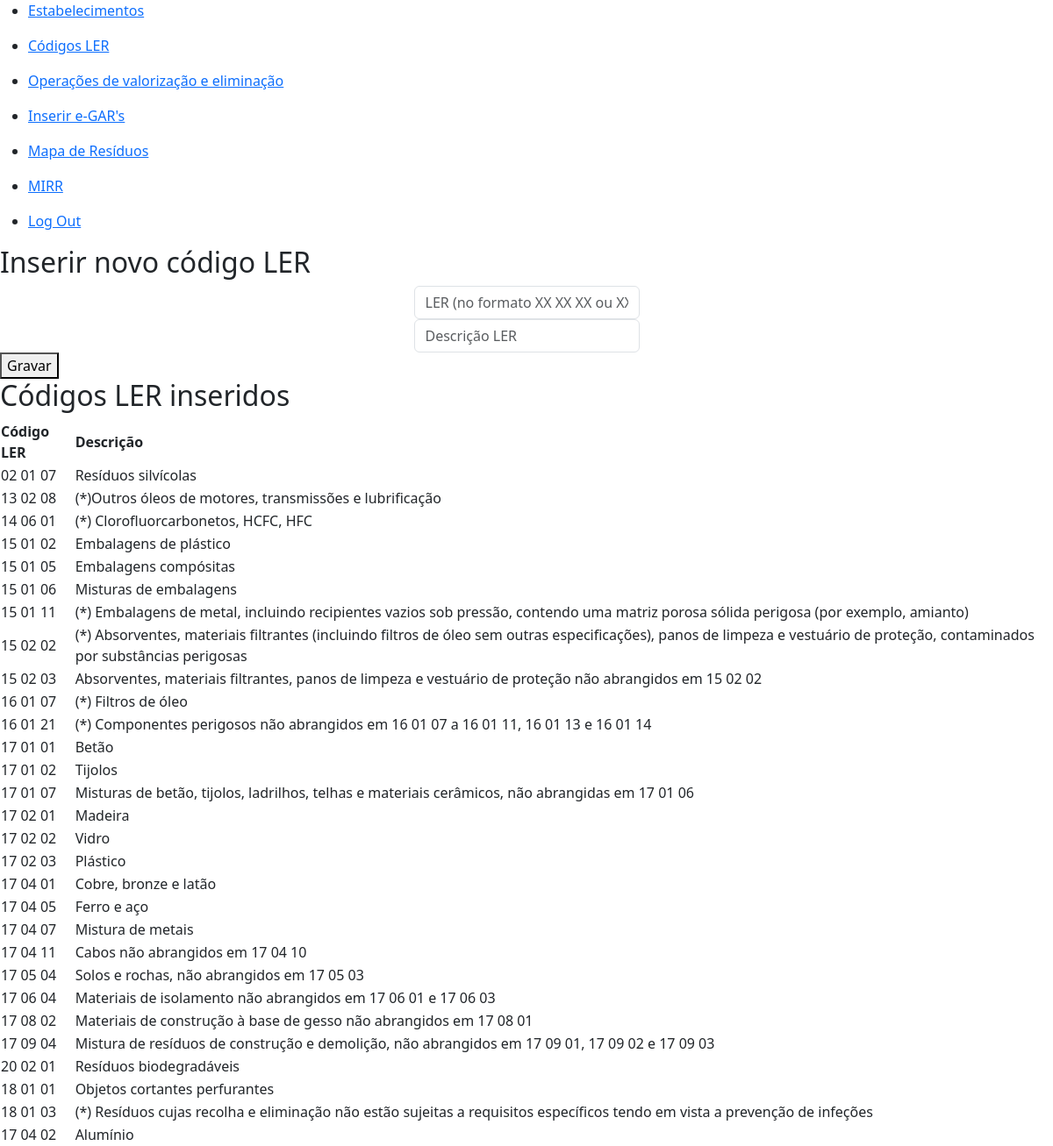
Screenshot of /codler_description (signed in) with the database file from the repository.
### tables this page shows
CREATE TABLE codler_description (
    codLER TEXT NOT NULL UNIQUE,
    description TEXT NOT NULL
);

### app.py (the view, shortened to what this page needs)
@app.route("/codler_description", methods=["GET", "POST"])
@login_required
def codler_description():
    if request.method == "GET":
        all_codLER = db.execute("SELECT * FROM codler_description")
        return render_template("codler_description.html", all_codLER=all_codLER)

### helpers.py (called while the page is built)
def login_required(f):
    @wraps(f)
    def decorated_function(*args, **kwargs):
        if session.get("user_id") is None:
            return redirect("/login")
        return f(*args, **kwargs)
    return decorated_function

### templates/codler_description.html (shortened to what this page needs)
{% extends "layout.html" %}
{% block main %}
<h2>Inserir novo código LER</h2>
<form action="/codler_description" method="post">
    <div>
        <input autocomplete="off" autofocus class="form-control mx-auto w-auto" name="codLER" placeholder="LER (no formato XX XX XX ou XXXXXX)" type="text">
    </div>
    <div>
        <input autocomplete="off" autofocus class="form-control mx-auto w-auto" name="description" placeholder="Descrição LER" type="text">
    </div>
    <button type="submit">Gravar</button>
</form>
<h2>Códigos LER inseridos</h2>
<table style="width:100%">
    <thead>
        <tr>
            <th>Código LER</th>
            <th>Descrição</th>
        </tr>
    </thead>
    <tbody>
        {% for row in all_codLER %}
        <tr>
            <td>{{ row.codLER }}</td>
            <td>{{ row.description }}</td>
        </tr>
        {% endfor %}
    </tbody>
</table>
{% endblock %}

### rows the page displays
codler_description: codLER "02 01 07", description "Resíduos silvícolas"
codler_description: codLER "13 02 08", description "(*)Outros óleos de motores, transmissões e lubrificação"
codler_description: codLER "14 06 01", description "(*) Clorofluorcarbonetos, HCFC, HFC"
codler_description: codLER "15 01 02", description "Embalagens de plástico"
codler_description: codLER "15 01 05", description "Embalagens compósitas"
codler_description: codLER "15 01 06", description "Misturas de embalagens"
codler_description: codLER "15 01 11", description "(*) Embalagens de metal, incluindo recipientes vazios sob pressão, contendo uma matriz porosa sólida perigosa (por exemplo, amianto)"
codler_description: codLER "15 02 02", description "(*) Absorventes, materiais filtrantes (incluindo filtros de óleo sem outras especificações), panos de limpeza e vestuário de proteção, contaminados por substâncias perigosas"
codler_description: codLER "15 02 03", description "Absorventes, materiais filtrantes, panos de limpeza e vestuário de proteção não abrangidos em 15 02 02"
codler_description: codLER "16 01 07", description "(*) Filtros de óleo"
codler_description: codLER "16 01 21", description "(*) Componentes perigosos não abrangidos em 16 01 07 a 16 01 11, 16 01 13 e 16 01 14"
codler_description: codLER "17 01 01", description "Betão"
codler_description: codLER "17 01 02", description "Tijolos"
codler_description: codLER "17 01 07", description "Misturas de betão, tijolos, ladrilhos, telhas e materiais cerâmicos, não abrangidas em 17 01 06"
codler_description: codLER "17 02 01", description "Madeira"
codler_description: codLER "17 02 02", description "Vidro"
codler_description: codLER "17 02 03", description "Plástico"
codler_description: codLER "17 04 01", description "Cobre, bronze e latão"
codler_description: codLER "17 04 05", description "Ferro e aço"
codler_description: codLER "17 04 07", description "Mistura de metais"
codler_description: codLER "17 04 11", description "Cabos não abrangidos em 17 04 10"
codler_description: codLER "17 05 04", description "Solos e rochas, não abrangidos em 17 05 03"
codler_description: codLER "17 06 04", description "Materiais de isolamento não abrangidos em 17 06 01 e 17 06 03"
codler_description: codLER "17 08 02", description "Materiais de construção à base de gesso não abrangidos em 17 08 01"
codler_description: codLER "17 09 04", description "Mistura de resíduos de construção e demolição, não abrangidos em 17 09 01, 17 09 02 e 17 09 03"
codler_description: codLER "20 02 01", description "Resíduos biodegradáveis"
codler_description: codLER "18 01 01", description "Objetos cortantes perfurantes"
codler_description: codLER "18 01 03", description "(*) Resíduos cujas recolha e eliminação não estão sujeitas a requisitos específicos tendo em vista a prevenção de infeções"
codler_description: codLER "17 04 02", description "Alumínio"
